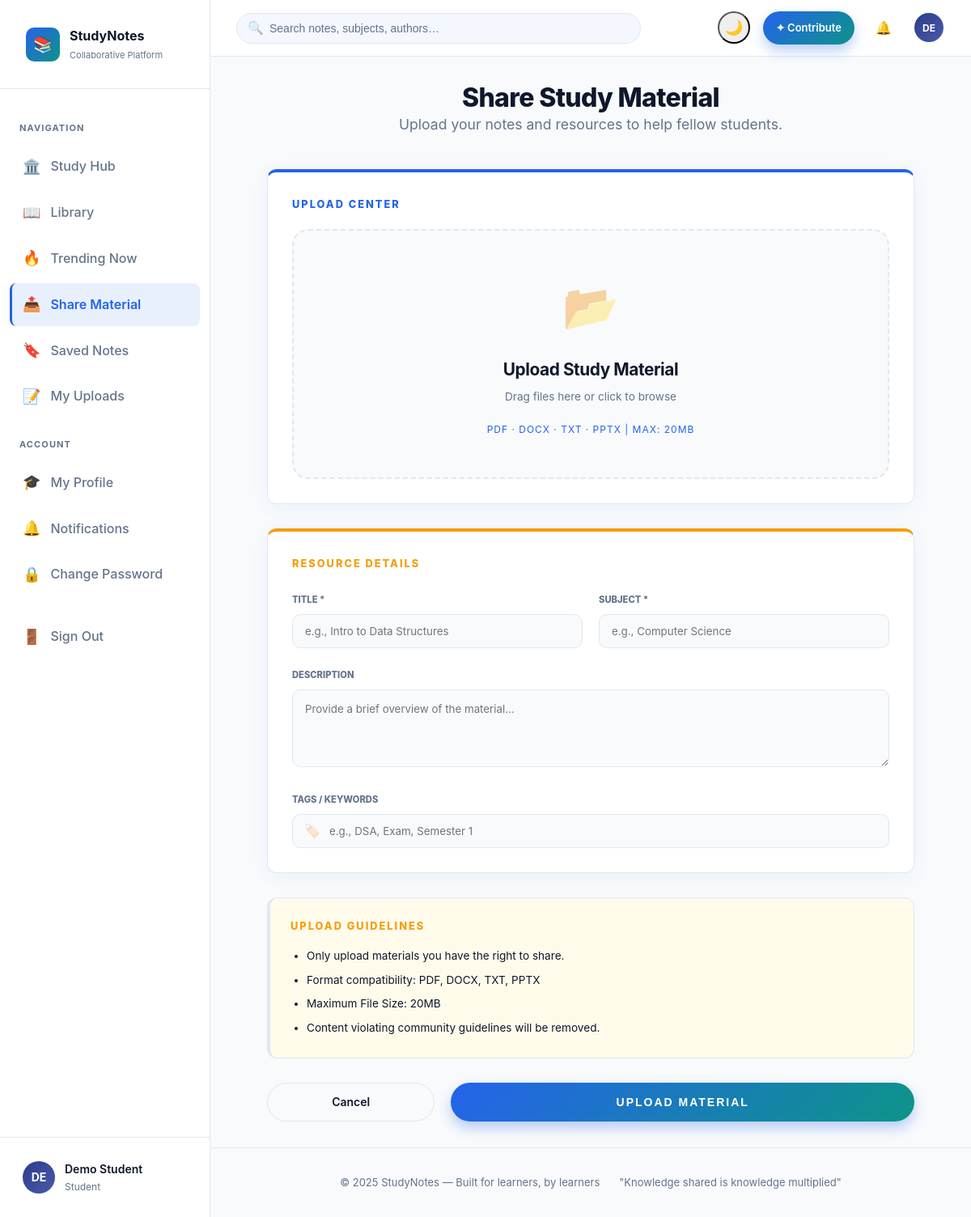
Page /upload (signed in) on the committed database.
### tables this page shows
CREATE TABLE users (
    id            INTEGER PRIMARY KEY AUTOINCREMENT,
    name          TEXT    NOT NULL,
    email         TEXT    NOT NULL UNIQUE,
    password_hash TEXT    NOT NULL,
    role          TEXT    NOT NULL DEFAULT 'student',  -- 'student' | 'admin'
    bio           TEXT    DEFAULT '',
    avatar        TEXT    DEFAULT '',          -- initials used in UI
    is_blocked    INTEGER DEFAULT 0,
    last_login    TEXT    DEFAULT NULL,
    created_at    TEXT    NOT NULL DEFAULT (strftime('%Y-%m-%dT%H:%M:%S','now'))
);

### app.py (the view, shortened to what this page needs)
@app.route('/upload', methods=['GET', 'POST'])
@login_required
def upload():
    return render_template('upload.html', form={})

### app.py (called while the page is built)
def get_db():
    if 'db' not in g:
        g.db = sqlite3.connect(DATABASE)
        g.db.row_factory = sqlite3.Row   # dict-style rows
        g.db.execute("PRAGMA foreign_keys = ON")
        g.db.execute("PRAGMA journal_mode = WAL")
    return g.db

def query(sql, args=(), one=False):
    cur = get_db().execute(sql, args)
    rows = cur.fetchall()
    return (rows[0] if rows else None) if one else rows

def login_required(f):
    @wraps(f)
    def decorated(*args, **kwargs):
        if 'user_id' not in session:
            flash('Please sign in to continue.', 'warning')
            return redirect(url_for('login', next=request.path))
        return f(*args, **kwargs)
    return decorated

@app.context_processor
def inject_globals():
    user = None
    if 'user_id' in session:
        user = query("SELECT * FROM users WHERE id = ?", (session['user_id'],), one=True)
    notif_count = 0
    if user:
        notif_count = query(
            "SELECT COUNT(*) as c FROM notifications WHERE user_id=? AND read=0",
            (user['id'],), one=True
        )['c']
    return dict(current_user=user, notif_count=notif_count)

### templates/upload.html (shortened to what this page needs)
{% extends "base.html" %}
{% block content %}
<div class="pg-hdr" style="margin-bottom: 40px; text-align: center;">
  <h1 style="color: var(--txt); font-weight: 800;">
    Share Study Material
  </h1>
  <p style="color: var(--txt-dim); font-size: 1.1rem;">Upload your notes and resources to help fellow students.</p>
</div>
<div style="max-width: 800px; margin: 0 auto;">
  <form method="post" enctype="multipart/form-data" id="upForm" novalidate>
    <div class="glass"
      style="padding: 30px; margin-bottom:30px; border-top: 4px solid var(--primary); background: #fff; box-shadow: var(--sh-neon); border-radius: 12px;">
      <div
        style="font-size: 0.8rem; font-weight: 800; color: var(--primary); text-transform: uppercase; letter-spacing: 2px; margin-bottom: 20px;">
        Upload Center
      </div>
      <div id="dropZone" onclick="document.getElementById('fileInput').click()" style="border: 2px dashed var(--brd); border-radius: 20px; padding: 50px 20px; text-align: center;
                  cursor: pointer; transition: var(--t); background: var(--bg); position: relative; overflow: hidden;">
        <div style="font-size: 3.5rem; margin-bottom: 20px; opacity: 0.5;">📂</div>
        <h4 style="color: var(--txt); font-size: 1.3rem; margin-bottom: 10px;">Upload Study Material</h4>
        <p style="color: var(--txt-dim); font-size: 0.85rem;">Drag files here or click to browse</p>
        <div
          style="margin-top: 20px; font-size: 0.75rem; color: var(--primary); text-transform: uppercase; letter-spacing: 1px;">
          PDF · DOCX · TXT · PPTX | MAX: 20MB
        </div>
      </div>
    </div>
    <div class="glass"
      style="padding: 30px; margin-bottom: 30px; border-top: 4px solid var(--accent); background: #fff; box-shadow: var(--sh-neon); border-radius: 12px;">
      <div
        style="font-size: 0.8rem; font-weight: 800; color: var(--accent); text-transform: uppercase; letter-spacing: 2px; margin-bottom: 25px;">
        Resource Details
      </div>
      <div style="display: grid; grid-template-columns: 1fr 1fr; gap: 20px; margin-bottom: 25px;">
        <div>
          <label
            style="display: block; font-size: 0.7rem; font-weight: 800; color: var(--txt-dim); text-transform: uppercase; margin-bottom: 8px;">Title
            *</label>
          <input type="text" name="title" id="ntitle" placeholder="e.g., Intro to Data Structures" style="width: 100%; background: var(--bg); border: 1px solid var(--brd);
                        padding: 12px 15px; border-radius: 10px; color: var(--txt); font-family: inherit;"
            value="{{ form.get('title','') }}" required maxlength="200" />
        </div>
        <div>
          <label
            style="display: block; font-size: 0.7rem; font-weight: 800; color: var(--txt-dim); text-transform: uppercase; margin-bottom: 8px;">Subject
            *</label>
          <input type="text" name="subject" id="nsubj" placeholder="e.g., Computer Science" style="width: 100%; background: var(--bg); border: 1px solid var(--brd);
                        padding: 12px 15px; border-radius: 10px; color: var(--txt); font-family: inherit;"
            value="{{ form.get('subject','') }}" required list="subjectList" maxlength="100" />
        </div>
      </div>
      <div style="margin-bottom: 25px;">
        <label
          style="display: block; font-size: 0.7rem; font-weight: 800; color: var(--txt-dim); text-transform: uppercase; margin-bottom: 8px;">Description</label>
        <textarea name="description" rows="4"
          style="width: 100%; background: var(--bg); border: 1px solid var(--brd);
                                                      border-radius: 10px; color: var(--txt); padding: 15px; font-family: inherit; resize: vertical;"
          placeholder="Provide a brief overview of the material..."
          maxlength="1000">{{ form.get('description','') }}</textarea>
      </div>
      <div>
        <label
          style="display: block; font-size: 0.7rem; font-weight: 800; color: var(--txt-dim); text-transform: uppercase; margin-bottom: 8px;">Tags
          / Keywords</label>
        <div style="position: relative;">
          <span style="position: absolute; left: 15px; top: 50%; transform: translateY(-50%); opacity: 0.5;">🏷️</span>
          <input type="text" name="tags" placeholder="e.g., DSA, Exam, Semester 1" style="width: 100%; background: var(--bg); border: 1px solid var(--brd);
                        padding: 12px 12px 12px 45px; border-radius: 10px; color: var(--txt); font-family: inherit;"
            value="{{ form.get('tags','') }}" maxlength="300" />
        </div>
      </div>
    </div>
    <div class="glass"
      style="padding: 25px; margin-bottom: 30px; border-left: 4px solid var(--accent); background: #fffbeb; border: 1px solid var(--brd); border-left-width: 4px;">
      <div
        style="font-size: 0.8rem; font-weight: 800; color: var(--accent); text-transform: uppercase; letter-spacing: 2px; margin-bottom: 15px;">
        Upload Guidelines
      </div>
      <ul
        style="font-size: 0.85rem; color: var(--txt-m); display: flex; flex-direction: column; gap: 8px; padding-left: 20px;">
        <li>Only upload materials you have the right to share.</li>
        <li>Format compatibility: PDF, DOCX, TXT, PPTX</li>
        <li>Maximum File Size: 20MB</li>
        <li>Content violating community guidelines will be removed.</li>
      </ul>
    </div>
    <div style="display: flex; gap: 20px;">
      <a href="{{ url_for('notes') }}" class="btn btn-s" style="flex: 0.3;">Cancel</a>
      <button type="submit" class="btn btn-p" id="submitBtn" style="flex: 1; font-weight: 800; letter-spacing: 2px;">
        UPLOAD MATERIAL
      </button>
    </div>
  </form>
</div>
{% endblock %}

### templates/base.html (shortened to what this page needs)
<!DOCTYPE html>
<html lang="en" data-theme="light">
<head>
</head>
<body>
  {% if current_user %}
  <div class="app">
    <aside class="sidebar" id="sidebar">
      <div class="s-logo">
        <div class="s-mark">📚</div>
        <div class="s-txt">StudyNotes<small>Collaborative Platform</small></div>
      </div>
      <nav class="s-nav">
        <div class="nav-sec">Navigation</div>
        <a href="{{ url_for('index') }}" class="nav-a {% if request.endpoint == 'index' %}on{% endif %}">
          <span class="nav-ico">🏛️</span> Study Hub
        </a>
        <a href="{{ url_for('notes') }}"
          class="nav-a {% if request.endpoint in ('notes', 'note_detail', 'browse_tag') %}on{% endif %}">
          <span class="nav-ico">📖</span> Library
        </a>
        <a href="{{ url_for('trending') }}" class="nav-a {% if request.endpoint == 'trending' %}on{% endif %}">
          <span class="nav-ico">🔥</span> Trending Now
        </a>
        <a href="{{ url_for('upload') }}" class="nav-a {% if request.endpoint == 'upload' %}on{% endif %}">
          <span class="nav-ico">📤</span> Share Material
        </a>
        <a href="{{ url_for('bookmarks') }}" class="nav-a {% if request.endpoint == 'bookmarks' %}on{% endif %}">
          <span class="nav-ico">🔖</span> Saved Notes
        </a>
        <a href="{{ url_for('my_notes') }}" class="nav-a {% if request.endpoint == 'my_notes' %}on{% endif %}">
          <span class="nav-ico">📝</span> My Uploads
        </a>
        <div class="nav-sec">Account</div>
        <a href="{{ url_for('profile') }}" class="nav-a {% if request.endpoint == 'profile' %}on{% endif %}">
          <span class="nav-ico">🎓</span> My Profile
        </a>
        <a href="{{ url_for('notifications') }}"
          class="nav-a {% if request.endpoint == 'notifications' %}on{% endif %}">
          <span class="nav-ico">🔔</span> Notifications
        </a>
        <a href="{{ url_for('change_password') }}"
          class="nav-a {% if request.endpoint == 'change_password' %}on{% endif %}">
          <span class="nav-ico">🔒</span> Change Password
        </a>
        <a href="{{ url_for('logout') }}" class="nav-a">
          <span class="nav-ico">🚪</span> Sign Out
        </a>
      </nav>
      <div class="s-foot">
        <a href="{{ url_for('profile') }}" class="s-user">
          <div class="av"
            style="background:linear-gradient(135deg, {{ '#c8961e' if current_user.role == 'admin' else '#2d3a8c' }}, {{ '#f0c744' if current_user.role == 'admin' else '#4a5ba8' }})">
            {{ current_user.name[:2].upper() }}
          </div>
          <div>
            <div class="u-nm">{{ current_user.name }}</div>
            <div class="u-rl">{{ current_user.role }}</div>
          </div>
        </a>
      </div>
    </aside>
    <div class="main">
      <header class="hdr">
        <form class="h-search" action="{{ url_for('notes') }}" method="get">
          <span class="s-ico">🔍</span>
          <input type="text" name="q" placeholder="Search notes, subjects, authors…"
            value="{{ request.args.get('q', '') }}" autocomplete="off" />
        </form>
        <div class="h-right">
          <button class="ib theme-btn" onclick="toggleTheme()" title="Toggle Theme" id="theme-btn">
          </button>
          <a href="{{ url_for('upload') }}" class="btn btn-p btn-sm">✦ Contribute</a>
          <a href="{{ url_for('notifications') }}" class="ib" title="Notifications">
            🔔
          </a>
          <a href="{{ url_for('profile') }}" class="ib" title="Profile">
            <div class="av"
              style="width:36px; height:36px; font-size:12px; background:linear-gradient(135deg, {{ '#c8961e' if current_user.role == 'admin' else '#2d3a8c' }}, {{ '#f0c744' if current_user.role == 'admin' else '#4a5ba8' }})">
              {{ current_user.name[:2].upper() }}
            </div>
          </a>
        </div>
      </header>
      <div class="page">
        {% block content %}{% endblock %}
      </div>
      <div class="page-foot">
        <span>© 2025 StudyNotes — Built for learners, by learners</span>
        <span>"Knowledge shared is knowledge multiplied"</span>
      </div>
    </div>
  </div>
  {% endif %}
</body>
</html>

### rows in the picture
users: name "DE", name "Demo Student", role "Student"
